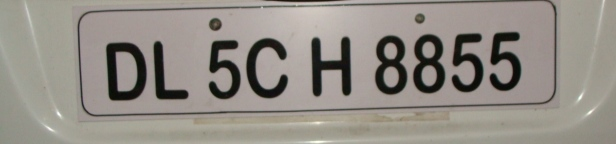
%> input picture CA2/p1/image1.jpg, 616 x 144 px
$ octave main.m   (GNU Octave 9; MATLAB toolbox functions it lacks are replaced by stand-ins)
%> lines starting %> are read from the running program, lines starting %| are printed output that depends on the picture; in (x1, y1, x2, y2) boxes, pixels count from 0 and x2, y2 are one past the last pixel; in counts of white or black regions, pixels touching at a corner belong together; the program's own positions count from 1
### CA2/mygrayfun.m
function [gray_pic] = mygrayfun(picture)
    gray_pic = 0.299 * picture(:,:,1) + 0.578 * picture(:,:,2) + 0.114 * picture(:,:,3);
end

### CA2/mybinaryfun.m
function [binary_pic] = mybinaryfun(picture, threshold)
    binary_pic = im2double(picture) > threshold;
end


### CA2/myremovecom.m
function [rem_pic]  = myremovecom(picture, n)
    dis = zeros([300, 500]);
    ischange = zeros([300, 500]);
    cnt = 0;
    INF = 1000000;
    dis(:, :) = INF;
    delta_x = [-1, 0, 1, -1, 1, -1, 0, 1];
    delta_y = [-1, -1, -1, 0, 0, 1, 1, 1];
    que = zeros([2, 300*500]);
    for i=1:300
        for j=1:500
            if (dis(i, j) == INF)
                pnt = 1;
                sz = 1;
                dis(i, j) = 0;
                que(1, 1) = i;
                que(2, 1) = j;
                while (pnt <= sz)
                    x = que(1, pnt);
                    y = que(2, pnt);
                    pnt = pnt + 1;
                    for k=1:8
                        nx = x + delta_x(k);
                        ny = y + delta_y(k);
                        if (isval(nx, ny) == 1 && dis(nx, ny) > dis(x, y) + 1 && picture(x, y) == picture(nx, ny))
                            dis(nx, ny) = dis(x, y) + 1;
                            que(1, sz + 1) = nx;
                            que(2, sz + 1) = ny;
                            sz = sz + 1;
                        end
                    end
                end
                if (sz < n)
                    for k=1:sz
                        ischange(que(1, k), que(2, k)) = 1;
                    end
                end
            end
        end
    end
    for i=1:300
        for j=1:500
            if (ischange(i, j) == 1)
                rem_pic(i, j) = 0;
            else
                rem_pic(i, j) = picture(i, j);
            end
        end
    end
end


### CA2/main.m
clc
close all;
clear;
% SELECTING THE TEST DATA
%%%%%%%%%%%%%%%%%%%%%%%%%%%%%%%%%%%%%%%%%%%%%%%%%%%%%%%%%%%%%%%%%%
[file,path]=uigetfile({'*.jpg;*.bmp;*.png;*.tif'},'Choose an image');
%> the answer given: p1/image1.jpg
s=[path,file];
picture=imread(s);
%> picture is the input picture: size 144x616x3 uint8; mean R, G, B 146.4, 141, 133.6
figure
subplot(2,2,1)
imshow(picture)
picture=imresize(picture,[300 500]);
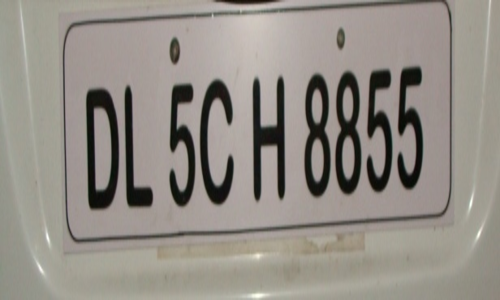
%> picture: size 300x500x3 uint8; mean R, G, B 146.4, 141, 133.6
subplot(2,2,2)
imshow(picture)

picture = mygrayfun(picture);
subplot(2, 2, 3)
imshow(picture)
picture = mybinaryfun(picture, 0.455);
%> in mybinaryfun, `binary_pic = im2double(picture) > threshold;`:
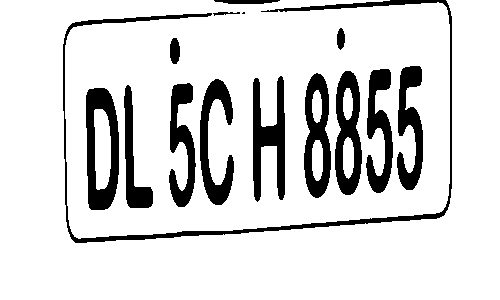
%> binary_pic: size 300x500 logical; 85.6% white; 15 black regions (1 under 20 px), largest, box (x1, y1, x2, y2) and area: (63, 0, 452, 243) 3754, (86, 88, 119, 210) 2378, (253, 76, 285, 202) 2156
picture = logical(picture);
subplot(2, 2, 4)
imshow(picture)
picture = ~picture;
figure
imshow(picture)

picture = myremovecom(picture, 300);
%> (the run ends here)
